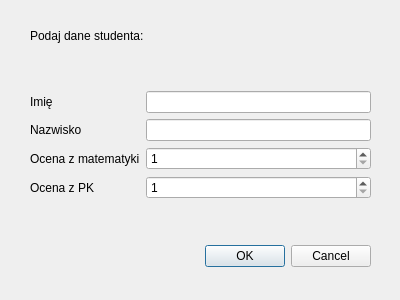
<?xml version="1.0" encoding="UTF-8"?>
<ui version="4.0">
 <class>Add_Student_Dialog</class>
 <widget class="QDialog" name="Add_Student_Dialog">
  <property name="geometry">
   <rect>
    <x>0</x>
    <y>0</y>
    <width>400</width>
    <height>300</height>
   </rect>
  </property>
  <property name="windowTitle">
   <string>Dialog</string>
  </property>
  <widget class="QDialogButtonBox" name="buttonBox">
   <property name="geometry">
    <rect>
     <x>30</x>
     <y>240</y>
     <width>341</width>
     <height>32</height>
    </rect>
   </property>
   <property name="orientation">
    <enum>Qt::Horizontal</enum>
   </property>
   <property name="standardButtons">
    <set>QDialogButtonBox::Cancel|QDialogButtonBox::Ok</set>
   </property>
  </widget>
  <widget class="QLabel" name="label">
   <property name="geometry">
    <rect>
     <x>30</x>
     <y>20</y>
     <width>141</width>
     <height>31</height>
    </rect>
   </property>
   <property name="text">
    <string>Podaj dane studenta:</string>
   </property>
  </widget>
  <widget class="QWidget" name="verticalLayoutWidget">
   <property name="geometry">
    <rect>
     <x>30</x>
     <y>60</y>
     <width>341</width>
     <height>171</height>
    </rect>
   </property>
   <layout class="QVBoxLayout" name="verticalLayout">
    <item>
     <layout class="QGridLayout" name="gridLayout">
      <item row="2" column="0">
       <widget class="QLabel" name="mark_Math">
        <property name="text">
         <string>Ocena z matematyki</string>
        </property>
       </widget>
      </item>
      <item row="3" column="0">
       <widget class="QLabel" name="mark_PK">
        <property name="text">
         <string>Ocena z PK</string>
        </property>
       </widget>
      </item>
      <item row="1" column="0">
       <widget class="QLabel" name="surname">
        <property name="text">
         <string>Nazwisko</string>
        </property>
       </widget>
      </item>
      <item row="0" column="0">
       <widget class="QLabel" name="name">
        <property name="text">
         <string>Imię</string>
        </property>
       </widget>
      </item>
      <item row="0" column="1">
       <widget class="QLineEdit" name="name_LineEdit"/>
      </item>
      <item row="1" column="1">
       <widget class="QLineEdit" name="surname_LineEdit"/>
      </item>
      <item row="2" column="1">
       <widget class="QSpinBox" name="mark_Math_SpinBox">
        <property name="minimum">
         <number>1</number>
        </property>
        <property name="maximum">
         <number>6</number>
        </property>
       </widget>
      </item>
      <item row="3" column="1">
       <widget class="QSpinBox" name="mar_PK_SpinBox">
        <property name="minimum">
         <number>1</number>
        </property>
        <property name="maximum">
         <number>6</number>
        </property>
       </widget>
      </item>
     </layout>
    </item>
   </layout>
  </widget>
 </widget>
 <resources/>
 <connections>
  <connection>
   <sender>buttonBox</sender>
   <signal>accepted()</signal>
   <receiver>Add_Student_Dialog</receiver>
   <slot>accept()</slot>
   <hints>
    <hint type="sourcelabel">
     <x>248</x>
     <y>254</y>
    </hint>
    <hint type="destinationlabel">
     <x>157</x>
     <y>274</y>
    </hint>
   </hints>
  </connection>
  <connection>
   <sender>buttonBox</sender>
   <signal>rejected()</signal>
   <receiver>Add_Student_Dialog</receiver>
   <slot>reject()</slot>
   <hints>
    <hint type="sourcelabel">
     <x>316</x>
     <y>260</y>
    </hint>
    <hint type="destinationlabel">
     <x>286</x>
     <y>274</y>
    </hint>
   </hints>
  </connection>
 </connections>
</ui>
